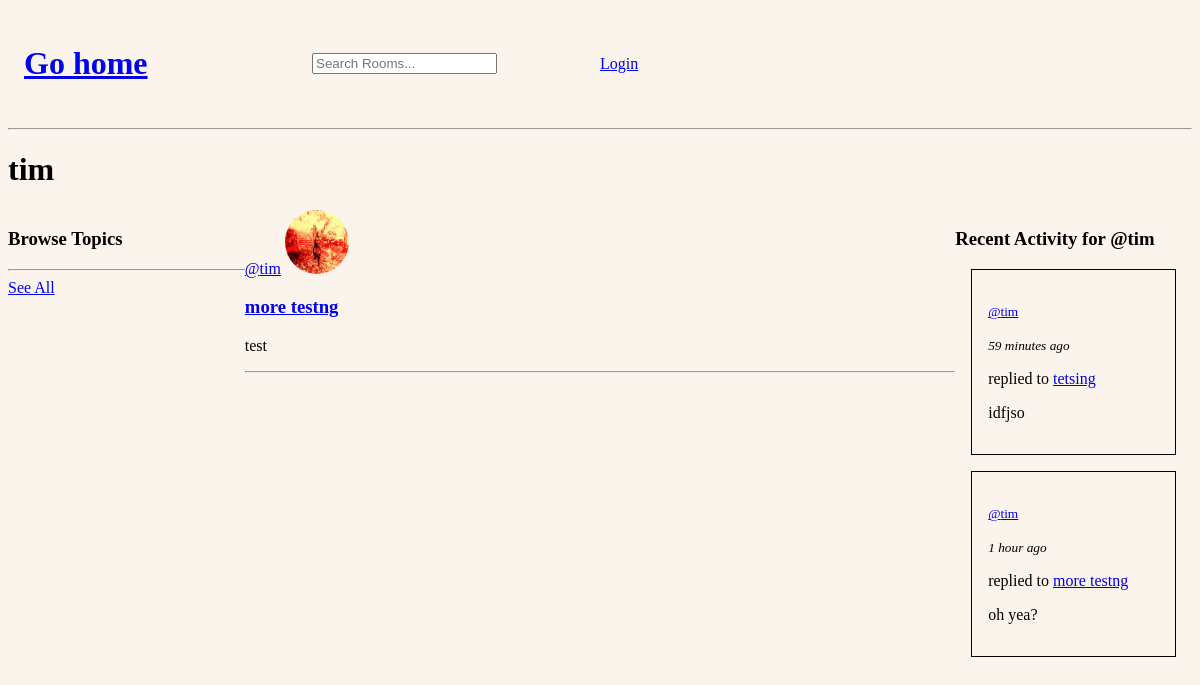
The page /profile/2 on the database its author committed.
### base/models.py (models this page shows, shortened)
class User(AbstractUser):
    username = models.CharField(unique=True, max_length=200, null=True)
    email = models.EmailField(unique=True, null=True)
    bio = models.TextField(null=True)
    avatar = models.ImageField(null=True, default="sens.jpg")
    USERNAME_FIELD = "username"
    REQUIRED_FIELDS = []

class Room(models.Model):
    host = models.ForeignKey(User, on_delete=models.SET_NULL, null=True)
    topic =  models.ForeignKey(Topic, on_delete=models.SET_NULL, null=True)
    name = models.CharField(max_length=200)
    desc = models.TextField(null=True, blank=True)
    participants = models.ManyToManyField(User, related_name="participants", blank=True)
    updated = models.DateTimeField(auto_now=True)
    created = models.DateTimeField(auto_now_add=True)
    class Meta:
        ordering = ["-updated", "-created"]
    def __str__(self):
        return str(self.name)

class Topic(models.Model):
    name = models.CharField(max_length=200)

class Message(models.Model):
    user = models.ForeignKey(User, on_delete=models.CASCADE)
    room = models.ForeignKey(Room, on_delete=models.CASCADE)
    body = models.TextField()
    updated = models.DateTimeField(auto_now=True)
    created = models.DateTimeField(auto_now_add=True)

### base/views.py (the view)
# urls.py: path("profile/<str:pk>", views.userProfile, name="user-profile"),
def userProfile(req, pk):
    user = User.objects.get(id=pk)
    rooms = Room.objects.filter(host=pk) # all rooms associated with the individual User object
    topics = Topic.objects.all()
    latest = user.message_set.all().order_by("-updated")[:3]
    context = {"user": user, "rooms": rooms, "topics": topics, "latest": latest}
    return render(req, "base/profile.html", context)

### base/templatetags/rounded_timesince.py (called while the page is built)
@register.filter
def rounded_timesince(value):
    if not value:
        return ""
    now = timezone.now()
    if timezone.is_naive(value):
        value = timezone.make_aware(value)
    delta = now - value
    seconds = delta.total_seconds()
    if seconds < 3600:
        minutes = int(seconds // 60)
        return f"{minutes} minute{'s' if minutes != 1 else ''} ago"
    elif seconds < 86400:
        hours = int(seconds // 3600)
        return f"{hours} hour{'s' if hours != 1 else ''} ago"
    elif seconds < 604800:
        days = int(seconds // 86400)
        return f"{days} day{'s' if days != 1 else ''} ago"
    elif seconds < 2592000:
        weeks = int(seconds // 604800)
        return f"{weeks} week{'s' if weeks != 1 else ''} ago"
    else:
        months = int(seconds // 2592000)
        return f"{months} month{'s' if months != 1 else ''} ago"

### base/templates/base/profile.html (shortened to what this page needs)
{% extends "main.html" %} {% block content %}
<h1>{{user.username}}</h1>
<div class="home-container">
	<div>{% include "base/topics-component.html" %}</div>
	<div>{% include "base/feed-component.html" %}</div>
	<div>
		<h3>Recent Activity for @{{user.username}}</h3>
		{% include "base/activity-component.html" %}
	</div>
</div>
{% endblock content %}

### base/templates/base/feed-component.html (shortened to what this page needs)
{% for room in rooms %}
<div>
	<div>
		<a href="{% url 'user-profile' room.host.id %}"
			>@{{room.host.username}}</a
		>
		<img
			alt="@{{user.username}}'s' profile picture"
			src="{{room.host.avatar.url}}" />
	</div>
	<h3>
		<a href="{% url 'room' room.id %}">{{room.name}}</a>
	</h3>
	<p>{{room.topic.name}}</p>
	<hr />
</div>
{% endfor %}

### base/templates/base/activity-component.html (shortened to what this page needs)
{% load rounded_timesince %} {% for message in latest %}
<div class="latest-card">
	<p>
		<small>
			<a href="{% url 'user-profile' message.user.id %}">
				@{{message.user}}</a
			></small
		>
	</p>
	<small>
		<i> {{message.created|rounded_timesince}}</i>
	</small>
	<p>
		replied to
		<a href="{% url 'room' message.room.id %}">{{message.room}}</a>
	</p>
	{% if message.body|length < 50 %}
	<p>{{message.body}}</p>
	{% else %}
	<p>{{message.body|slice:":50"}}...</p>
	{% endif %}
</div>
{% endfor %}

### static/styles/main.css (style rules this page uses)
body { background-color: #fbf4ed; }
img { width: 4rem; height: 4rem; border-radius: 2rem; }
.home-container { display: grid; grid-template-columns: 1fr 3fr 1fr; }
.latest-card { border: black 0.1rem solid; margin: 1rem; padding: 1rem; }

### base/templates/base/profile.html (style rules this page uses)
.home-container { display: grid; grid-template-columns: 1fr 3fr 1fr; }
.latest-card { border: black 0.1rem solid; margin: 1rem; padding: 1rem; }

### rows shown on the page
User: username "tim"
Room: host.username "tim", host.avatar (picture), name "more testng", topic.name "test"
Message: user "tim", created "59 minutes ago", room "tetsing", body "idfjso"
Message: user "tim", created "1 hour ago", room "more testng", body "oh yea?"
